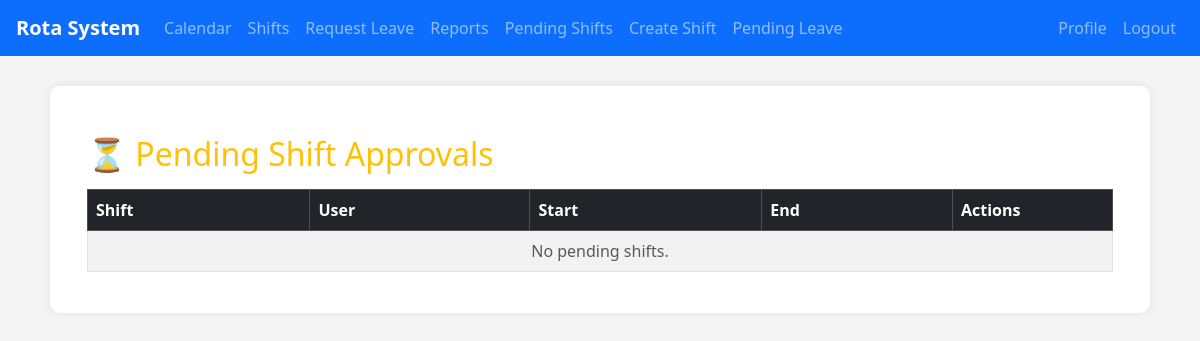
/rota/pending/ (signed in), run on an earlier commit of the app's database.
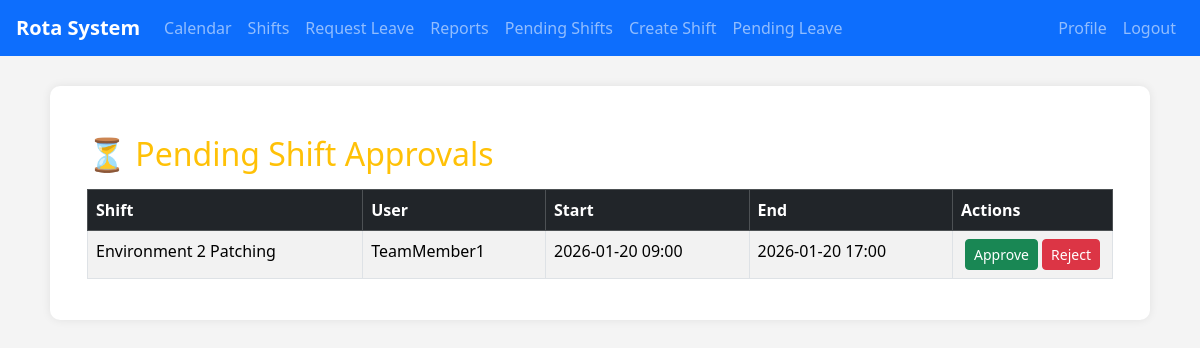
And on a later commit of the database.
### rota/models.py (models this page shows, shortened)
class Shift(models.Model):
    title = models.CharField(max_length=100)
    user = models.ForeignKey('accounts.CustomUser', on_delete=models.CASCADE)
    start = models.DateTimeField()
    end = models.DateTimeField()
    team = models.ForeignKey(Team, null=True, blank=True, on_delete=models.SET_NULL)
    role_required = models.ForeignKey(Role, null=True, blank=True, on_delete=models.SET_NULL)
    STATUS_CHOICES = [
        ('pending', 'Pending'),
        ('approved', 'Approved'),
        ('rejected', 'Rejected'),
    ]
    status = models.CharField(max_length=20, choices=STATUS_CHOICES, default='pending')
    is_on_call = models.BooleanField(default=False)

### accounts/models.py (models this page shows, shortened)
class CustomUser(AbstractUser):
    email = models.EmailField(unique=True)
    ROLE_CHOICES = [
        ('team_member', 'Team Member'),
        ('rota_manager', 'Rota Manager'),
        ('service_manager', 'Service Manager'),
        ('system_admin', 'System Admin'),
        ('automation_bot', 'Automation Bot'),
    ]
    role = models.CharField(max_length=20, choices=ROLE_CHOICES, default='team_member')
    role_profile = models.ForeignKey(Role, null=True, blank=True, on_delete=models.SET_NULL)
    team = models.ForeignKey(Team, null=True, blank=True, on_delete=models.SET_NULL, related_name='members')
    skills = models.ManyToManyField(Skill, blank=True)
    department = models.CharField(max_length=100, blank=True)
    phone = models.CharField(max_length=20, blank=True)
    default_start_time = models.TimeField(null=True, blank=True, help_text="e.g. 09:00")
    default_end_time = models.TimeField(null=True, blank=True, help_text="e.g. 17:00")
    timezone = models.CharField(max_length=50, default='Europe/London')
    USERNAME_FIELD = 'email'
    REQUIRED_FIELDS = ['username']
    def has_role(self, *codes: str) -> bool:
        if self.role in codes:
            return True
        if self.role_profile and self.role_profile.code in codes:
            return True
        return False

### rota/views.py (the view)
# urls.py: path("pending/", views.pending_shifts, name="pending-shifts"),
@user_passes_test(is_editor)
@login_required
def pending_shifts(request):
    shifts = Shift.objects.filter(status="pending")
    return render(request, "rota/pending_shift.html", {"shifts": shifts})  # Changed to singular

### accounts/templatetags/role_tags.py (called while the page is built)
@register.filter
def has_role(user, roles: str) -> bool:
    if not user or not hasattr(user, "has_role"):
        return False
    codes = [code.strip() for code in roles.split(",") if code.strip()]
    return user.has_role(*codes)

### rota/views.py (called while the page is built)
def is_editor(user):
    return user.has_role('rota_manager', 'system_admin') or user.is_staff or user.is_superuser

### rota/templates/rota/pending_shift.html (shortened to what this page needs)
{% extends "base.html" %}
{% block content %}
<div class="container mt-4">
    <h2 class="mb-3 text-warning">⏳ Pending Shift Approvals</h2>
    <table class="table table-bordered table-striped">
        <thead class="table-dark">
            <tr>
                <th>Shift</th>
                <th>User</th>
                <th>Start</th>
                <th>End</th>
                <th style="width: 160px;">Actions</th>
            </tr>
        </thead>
        <tbody>
            {% for shift in shifts %}
            <tr>
                <td>{{ shift.title }}</td>
                <td>{{ shift.user.username }}</td>
                <td>{{ shift.start|date:"Y-m-d H:i" }}</td>
                <td>{{ shift.end|date:"Y-m-d H:i" }}</td>
                <td class="text-center">
                    <a href="{% url 'approve-shift' shift.id %}" class="btn btn-sm btn-success">
                        Approve
                    </a>
                    <a href="{% url 'reject-shift' shift.id %}" class="btn btn-sm btn-danger">
                        Reject
                    </a>
                </td>
            </tr>
            {% empty %}
            <tr>
                <td colspan="5" class="text-center text-muted">
                    No pending shifts.
                </td>
            </tr>
            {% endfor %}
        </tbody>
    </table>
</div>
{% endblock %}

What changed in the data, as far as the page shows it:
added Shift: title "Environment 2 Patching", user.username "TeamMember1", start "2026-01-20 09:00", end "2026-01-20 17:00"
Also different on the page:
text no longer shown: "No pending shifts."
